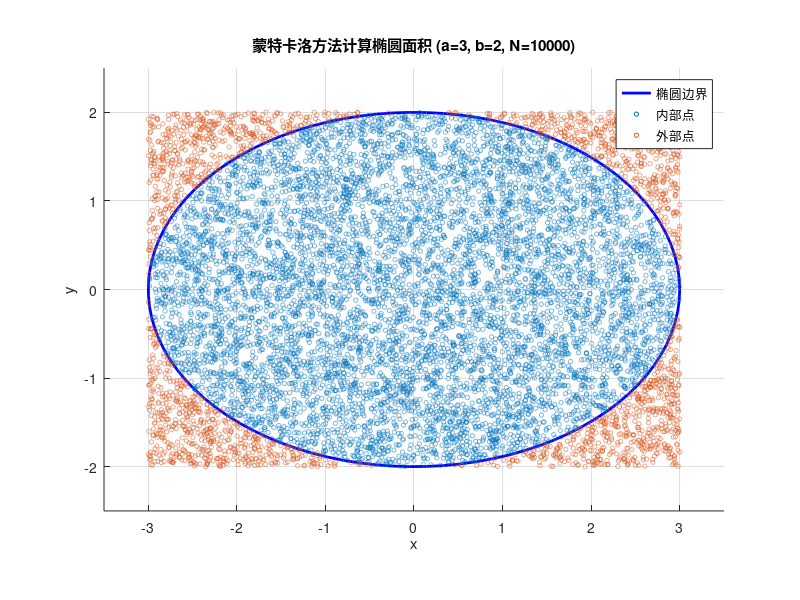

This figure's MATLAB source:
% 使用蒙特卡洛方法计算椭圆面积并绘制图形
% 椭圆方程: (x/a)^2 + (y/b)^2 <= 1

a = 3;  % 半长轴
b = 2;  % 半短轴
N = 10000;  % 随机点数

% 生成随机点在包围盒 [-a, a] x [-b, b]
x_rand = (2*a)*rand(N,1) - a;
y_rand = (2*b)*rand(N,1) - b;

% 判断点是否在椭圆内
inside = (x_rand.^2 / a^2 + y_rand.^2 / b^2) <= 1;

% 计算面积
area_exact = pi * a * b;
area_mc = (sum(inside) / N) * (4 * a * b);

% 输出结果
fprintf('精确面积: %.4f\n', area_exact);
fprintf('蒙特卡洛面积: %.4f\n', area_mc);
fprintf('误差: %.4f\n', abs(area_mc - area_exact));

% 绘制图形
figure;
hold on;

% 绘制椭圆边界
theta = linspace(0, 2*pi, 100);
x_ellipse = a * cos(theta);
y_ellipse = b * sin(theta);
plot(x_ellipse, y_ellipse, 'b-', 'LineWidth', 2);

% 绘制随机点：内部红色，外部蓝色
scatter(x_rand(inside), y_rand(inside), 10, 'r.', 'MarkerEdgeAlpha', 0.5);
scatter(x_rand(~inside), y_rand(~inside), 10, 'b.', 'MarkerEdgeAlpha', 0.5);

% 设置图形
axis equal;
xlim([-a-0.5, a+0.5]);
ylim([-b-0.5, b+0.5]);
xlabel('x');
ylabel('y');
title(['蒙特卡洛方法计算椭圆面积 (a=', num2str(a), ', b=', num2str(b), ', N=', num2str(N), ')']);
legend('椭圆边界', '内部点', '外部点');
grid on;
hold off;
